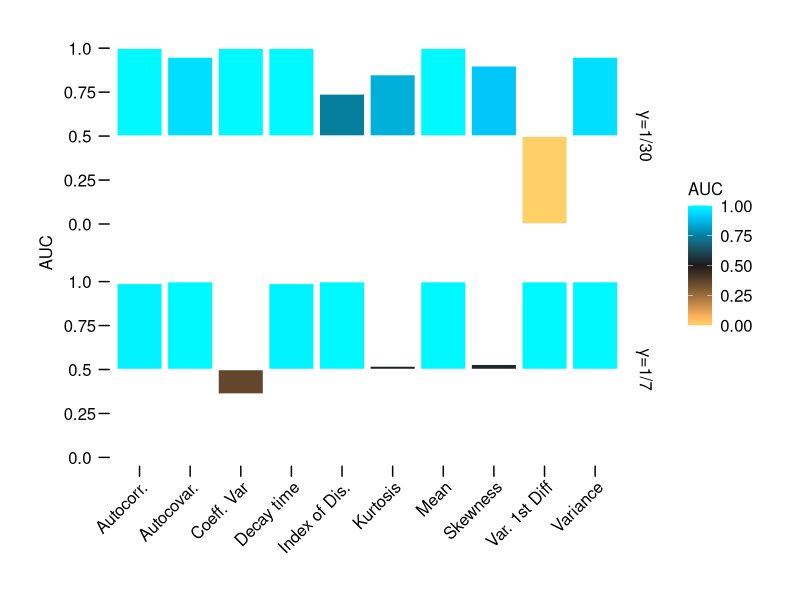
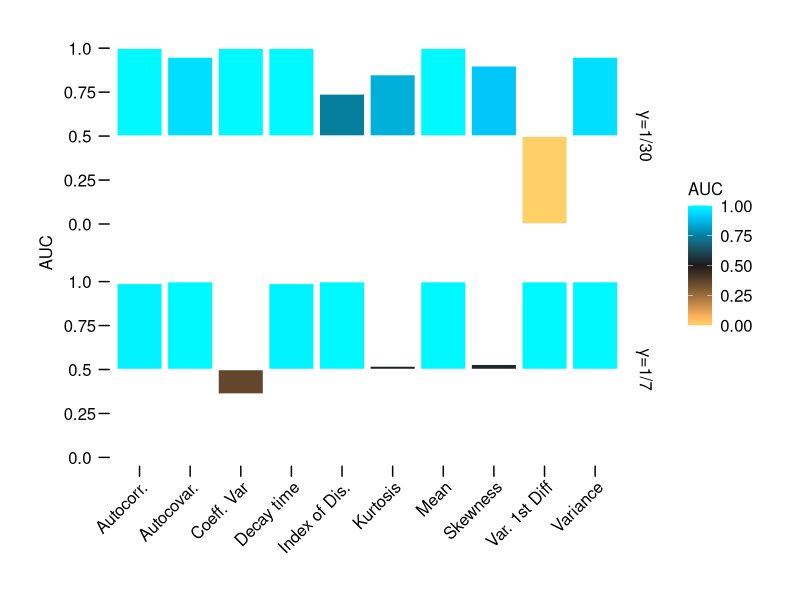

Recreate these plots in R, in order.
library(ggplot2)
library(ggthemes) ##
library(tidyverse)
#library(plyr)
library(reshape2)
library(colorspace)

auc_data <- read.csv("prevalence_auc.csv")
auc_data$`Infectious period` <- as.factor(auc_data$Infectious.period)
levels(auc_data$`Infectious period`) <- c(expression(paste(gamma, "=1/30")),expression(paste(gamma, "=1/7")))

auc_plot <- function(df){
  
  ## Eric's AUC gradient ##
  # Given error of ~0.5, set number of levels to 10.  For a higher precision, use nlevels = 20 
  nlevels = 100  # number of bins = number of colors
  # Color scale with {colorspace}
  AUC_colors <- diverge_hcl(
    n=nlevels,  # number of colors
    h = c(45, 225),  # Hues (low, hi)
    c = 100, # fixed Chroma or Chroma Range (edges, center)
    l = c(90, 10),  # Lightness range (edges, center) 
    power = 1  # exponent
  )
  names(AUC_colors) <- seq(0,1,1/(nlevels-1))
  
  
  ggplot(df) + 
    # geom_pointrange(aes(x=variable,y=AUC, ymin=AUC-AUC_err, ymax= AUC+AUC_err, color=variable)) +
    geom_bar(aes(x=variable,y=AUC-0.5, fill = AUC),stat="identity", color = "white"  ) + #, fill = "#088E7C") +
    facet_grid(`Infectious period`~.,labeller = label_parsed)+
    geom_rangeframe(colour ="black") +
    scale_fill_gradientn(limits = c(0,1),colours=AUC_colors) +
    #scale_fill_manual (values=AUC_colors) +
    scale_y_continuous(name = "AUC",limits = c(-0.5,0.5),labels=c("0.0","0.25","0.5","0.75","1.0"))
  #scale_x_continuous(name = "")+#,labels=c("Variance","Variance convexity","Autocovariance",
  #                                      "Autocorrelation","Decay time", "Mean",
  #                                      "Index of Dispersion", "Coefficient of variation",
  #                                      "Skewness", "Kurtosis"))+
  # theme_minimal() +
  #theme(axis.text.x = element_text(angle = 45, hjust = 1))
}

par(font.lab = 3)
text_color <- "black"
background_color <- "white"
font_chosen <- "Helvetica"
auc_plot(auc_data) + theme_par()+
  theme(text = element_text(color=text_color, family=font_chosen),
        line = element_line(color=text_color),
        rect = element_rect(color="black"),
        axis.title.x=element_blank(),
        axis.title.y = element_text(color=text_color,face = "plain", family=font_chosen),
        axis.text.x = element_text(color = text_color, angle = 45,
                                   vjust = 1, hjust=1,family=font_chosen),
        axis.text.y = element_text(color = text_color, family=font_chosen),
        axis.ticks = element_line(color=text_color),
        axis.line = element_blank(),
        legend.text = element_text(color = text_color, family=font_chosen),
        legend.title = element_text(color = text_color, family = font_chosen),
        panel.grid.major = element_blank(),
        panel.grid.minor = element_blank(),
        panel.border = element_blank(),
        panel.background = element_rect(color=NA,fill=NA),
        panel.spacing = unit(2, "lines"),
        strip.text.y= element_text(color = text_color,angle = 270, family=font_chosen),
        strip.text.x= element_text(color = text_color, family=font_chosen),
        strip.background = element_rect(fill=NA),
        plot.background = element_rect(color=NA, fill=background_color),
        plot.margin = unit(c(1,1,1,1), "cm"))

ggsave("prevalence_auc.pdf",width =1.2*8.64,height=1.2*4.20)


